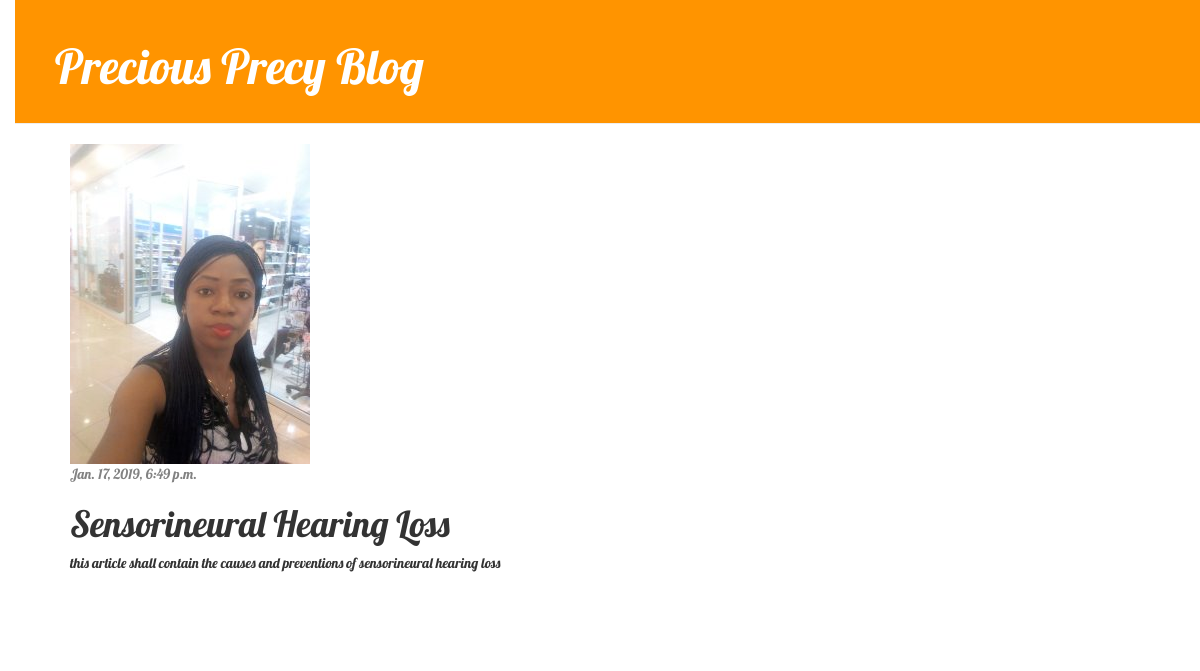
The app's page /post/2/ with its own data.
### blog/models.py (models this page shows, shortened)
class Post(models.Model):
    author = models.ForeignKey('auth.User', on_delete=models.CASCADE)
    title = models.CharField(max_length=200)
    text = models.TextField()
    created_date = models.DateTimeField(
            default=timezone.now)
    published_date = models.DateTimeField(
            blank=True, null=True)

### blog/views.py (the view)
# urls.py: path('post/<int:pk>/', views.post_detail, name='post_detail'),
def post_detail(request, pk):
    post = get_object_or_404(Post, pk=pk)
    return render(request, 'blog/post_detail.html', {'post': post})

### blog/templates/blog/post_detail.html
{% extends 'blog/base.html' %}
{% block content %}
<div class="post">
    {% if post.published_date %}
    <div class="date">
        {{ post.published_date }}
    </div>
    {% endif %}
    <h1>{{ post.title }}</h1>
    <p>{{ post.text|linebreaksbr }}</p>
</div>
{% endblock %}

### blog/static/css/blog.css (style rules this page uses)
body { padding-left: 15px; font-family: "lobster"; }
h1, h2, h3, h4 { font-family: 'Lobster', cursive; }
.date { color: #828282; }
.post { margin-bottom: 70px; }

### records on screen
Post: published_date "Jan. 17, 2019, 6:49 p.m.", title "Sensorineural Hearing Loss", text "this article shall contain the causes and preventions of sensorineural hearing loss"
